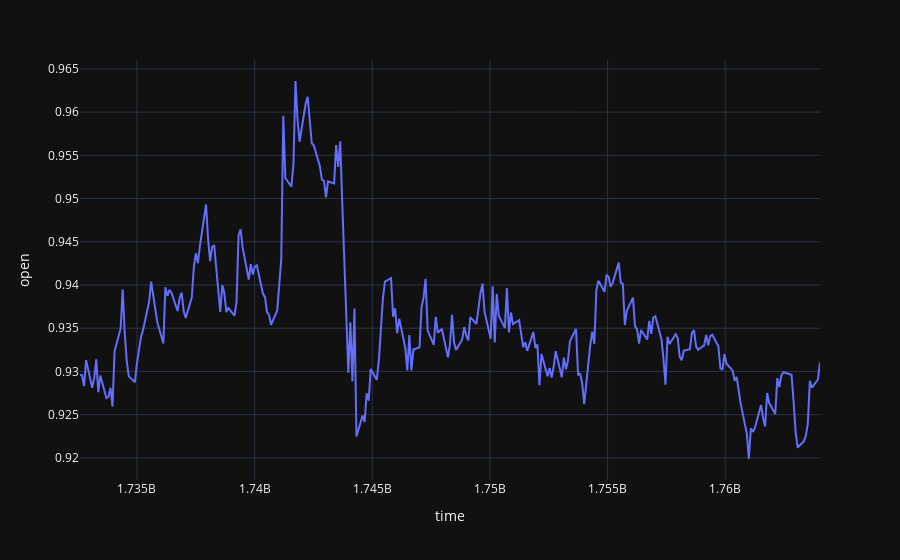

Notebook cell for this chart:
### Code cell
rates = mt5.copy_rates_range(symbol, timeframe, start_dt, end_dt)
print(rates)

ohlc_df = pd.DataFrame(rates)

fig = px.line(ohlc_df, x='time', y='open')
fig.show()

ohlc_df

### Figure 1 — Plotly figure (JSON) as saved in the notebook; plotly's stock layout.template omitted (floating-point values rounded to 4 significant figures; data arrays with more than 128 entries replaced by an {"elided": "..."} marker saying what was removed)
{"data": [{"hovertemplate": "time=%{x}<br>open=%{y}<extra></extra>", "legendgroup": "", "line": {"color": "#636efa", "dash": "solid"}, "marker": {"symbol": "circle"}, "mode": "lines", "name": "", "orientation": "v", "showlegend": false, "x": {"elided": "259 int values"}, "xaxis": "x", "y": {"elided": "259 float values"}, "yaxis": "y", "type": "scatter"}], "layout": {"xaxis": {"anchor": "y", "domain": [0.0, 1.0], "title": {"text": "time"}}, "yaxis": {"anchor": "x", "domain": [0.0, 1.0], "title": {"text": "open"}}, "legend": {"tracegroupgap": 0}, "margin": {"t": 60}}}
